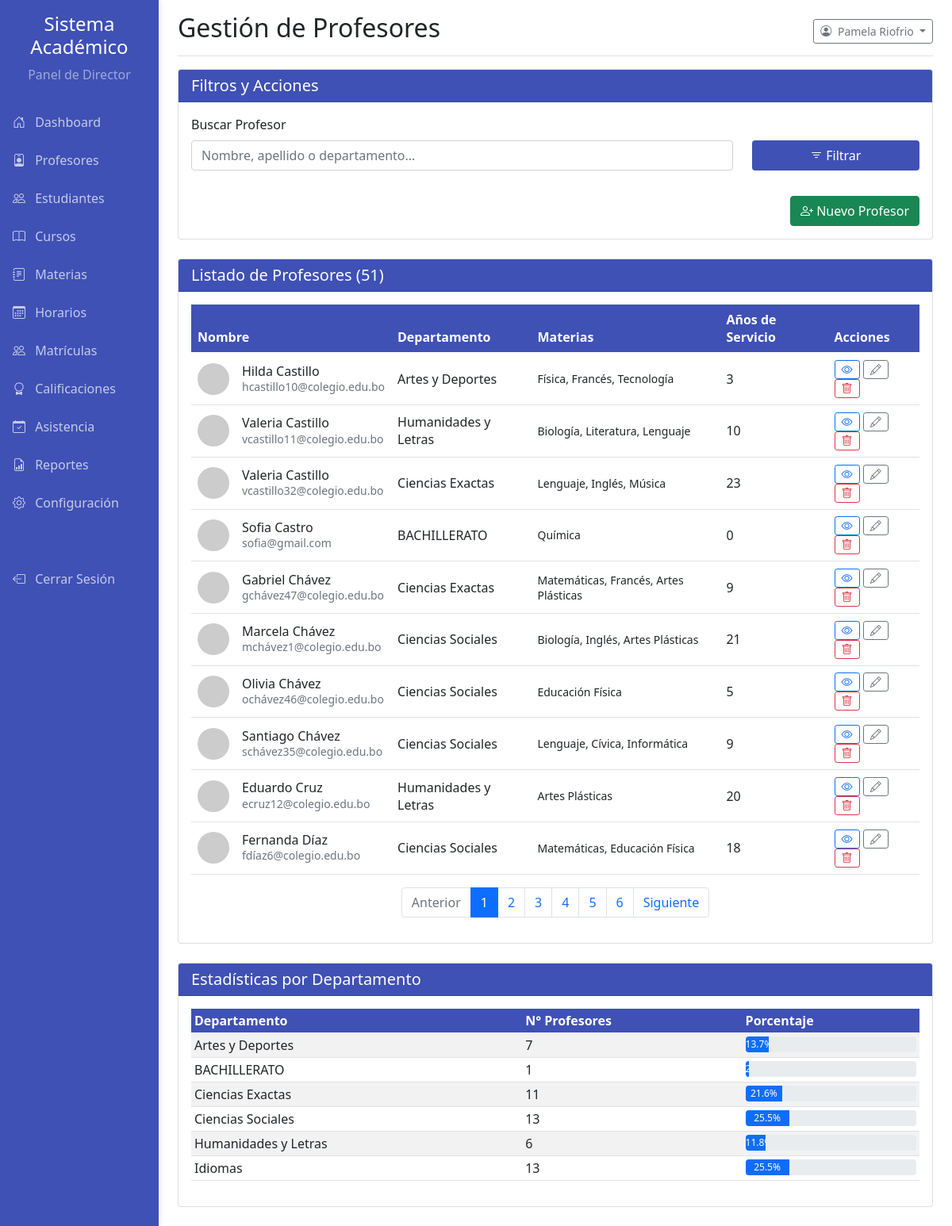
/pages/director_profesores.php (signed in), run on the app's committed database.
### tables this page shows
CREATE TABLE `usuarios` (
  `id` int(11) NOT NULL,
  `nombre` varchar(100) NOT NULL,
  `apellido` varchar(100) NOT NULL,
  `email` varchar(150) NOT NULL,
  `password` varchar(255) NOT NULL,
  `mfa_code` varchar(10) DEFAULT NULL,
  `mfa_expiry` datetime DEFAULT NULL,
  `email_verification_token` varchar(255) DEFAULT NULL,
  `email_verified_at` datetime DEFAULT NULL,
  `role_id` int(11) NOT NULL,
  `fecha_creacion` datetime NOT NULL DEFAULT current_timestamp()
);

CREATE TABLE `profesores` (
  `id` int(11) NOT NULL,
  `usuario_id` int(11) NOT NULL,
  `cedula` varchar(20) NOT NULL,
  `fecha_nacimiento` date NOT NULL,
  `departamento` varchar(100) NOT NULL,
  `cargo` varchar(100) NOT NULL,
  `fecha_inicio` date NOT NULL,
  `tipo_contrato` varchar(50) NOT NULL,
  `codigo_empleado` varchar(50) DEFAULT NULL,
  `titulo_academico` varchar(150) DEFAULT NULL,
  `universidad` varchar(150) DEFAULT NULL,
  `especializacion` varchar(150) DEFAULT NULL,
  `anio_graduacion` year(4) DEFAULT NULL,
  `otros_titulos` text DEFAULT NULL,
  `direccion` varchar(255) NOT NULL,
  `formacion_academica` text NOT NULL,
  `foto_perfil` varchar(255) DEFAULT NULL,
  `enviar_credenciales` tinyint(1) NOT NULL DEFAULT 1,
  `especialidad` varchar(100) DEFAULT NULL,
  `telefono` varchar(20) DEFAULT NULL
);

### pages/director_profesores.php (the view, shortened to what this page needs)
<?php
require_once '../config.php';
$stmt_director = $mysqli->prepare("SELECT nombre, apellido FROM usuarios WHERE id = ?");
$stmt_director->bind_param('i', $_SESSION['user_id']);
$stmt_director->execute();
$stmt_director->bind_result($nombre, $apellido);
$filtro_busqueda = isset($_GET['search']) ? trim($_GET['search']) : '';
$where_sql = '';
$params = [];
$param_types = '';
$registros_por_pagina = 10;
$pagina_actual = isset($_GET['page']) ? (int)$_GET['page'] : 1;
$offset = ($pagina_actual - 1) * $registros_por_pagina;
$sql_total = "SELECT COUNT(p.id) FROM profesores p JOIN usuarios u ON p.usuario_id = u.id" . $where_sql;
$stmt_total = $mysqli->prepare($sql_total);
$stmt_total->execute();
$total_profesores = $stmt_total->get_result()->fetch_row()[0];
$total_paginas = ceil($total_profesores / $registros_por_pagina);
$profesores = [];
$sql_profesores = "
    SELECT
        p.id AS profesor_id, p.codigo_empleado, p.departamento, p.fecha_inicio, p.foto_perfil,
        u.nombre, u.apellido, u.email
    FROM profesores p
    JOIN usuarios u ON p.usuario_id = u.id
    $where_sql
    ORDER BY u.apellido, u.nombre
    LIMIT ? OFFSET ?
";
$stmt_profesores = $mysqli->prepare($sql_profesores);
$params_paginacion = $params;
$params_paginacion[] = $registros_por_pagina;
$params_paginacion[] = $offset;
$param_types_paginacion = $param_types . 'ii';
if (!empty($params)) {
    $stmt_profesores->bind_param($param_types_paginacion, ...$params_paginacion);
} else {
    $stmt_profesores->bind_param('ii', $registros_por_pagina, $offset);
}
$stmt_profesores->execute();
$result_profesores = $stmt_profesores->get_result();
while ($profesor = $result_profesores->fetch_assoc()) {
    $materias_profesor = [];
    $stmt_materias_profesor = $mysqli->prepare("
        SELECT m.nombre FROM materias m
        JOIN profesor_materias pm ON m.id = pm.materia_id
        WHERE pm.profesor_id = ?
    ");
    $stmt_materias_profesor->bind_param('i', $profesor['profesor_id']);
    $stmt_materias_profesor->execute();
    $result_materias_profesor = $stmt_materias_profesor->get_result();
    while ($materia = $result_materias_profesor->fetch_assoc()) {
        $materias_profesor[] = $materia['nombre'];
    }
    $profesor['materias_asignadas'] = implode(', ', $materias_profesor);
    $profesores[] = $profesor;
}
$distribucion_departamentos = [];
$total_general_profesores = $mysqli->query("SELECT COUNT(id) FROM profesores")->fetch_row()[0];
$result_dist_dept = $mysqli->query("SELECT departamento, COUNT(id) as total FROM profesores GROUP BY departamento");
while ($row = $result_dist_dept->fetch_assoc()) {
    $distribucion_departamentos[] = [
        'nombre' => $row['departamento'],
        'total' => $row['total'],
        'porcentaje' => ($total_general_profesores > 0) ? round(($row['total'] / $total_general_profesores) * 100, 1) : 0
    ];
}
include __DIR__ . '/side_bar_director.php';
?>
<!DOCTYPE html>
<html lang="es">
<head>
    <link href="../css/bootstrap.min.css" rel="stylesheet">
    <link href="../css/academic.css" rel="stylesheet" type="text/css">
    <link rel="stylesheet" href="https://cdn.jsdelivr.net/npm/bootstrap-icons@1.8.1/font/bootstrap-icons.css">
</head>
<body>
    <div class="container-fluid">
        <div class="row">
            <div class="col-md-9 ms-sm-auto col-lg-10 px-md-4">
                <div class="d-flex justify-content-between flex-wrap flex-md-nowrap align-items-center pt-3 pb-2 mb-3 border-bottom">
                    <h1 class="h2">Gestión de Profesores</h1>
                    <div class="btn-toolbar mb-2 mb-md-0">
                        <div class="dropdown">
                            <button class="btn btn-sm btn-outline-secondary dropdown-toggle" type="button" id="dropdownMenuButton" data-bs-toggle="dropdown" aria-expanded="false">
                                <i class="bi bi-person-circle me-1"></i>
                                <?php echo htmlspecialchars($nombre . ' ' . $apellido, ENT_QUOTES, 'UTF-8'); ?>
                            </button>
                        </div>
                    </div>
                </div>
                <div class="card mb-4">
                    <div class="card-header card-header-academic"><h5 class="mb-0 text-white">Filtros y Acciones</h5></div>
                    <div class="card-body">
                        <form method="GET" action="">
                            <div class="row align-items-end">
                                <div class="col-md-9 mb-3">
                                    <label for="search" class="form-label">Buscar Profesor</label>
                                    <input type="text" class="form-control" name="search" id="search" value="<?php echo htmlspecialchars($filtro_busqueda); ?>" placeholder="Nombre, apellido o departamento...">
                                </div>
                                <div class="col-md-3 mb-3">
                                    <button type="submit" class="btn btn-academic w-100"><i class="bi bi-filter"></i> Filtrar</button>
                                </div>
                            </div>
                        </form>
                        <div class="text-end mt-2">
                            <button class="btn btn-success" data-bs-toggle="modal" data-bs-target="#newProfessorModal">
                                <i class="bi bi-person-plus"></i> Nuevo Profesor
                            </button>
                        </div>
                    </div>
                </div>
                <div class="card mb-4">
                    <div class="card-header card-header-academic">
                        <h5 class="mb-0 text-white">Listado de Profesores (<?php echo $total_profesores; ?>)</h5>
                    </div>
                    <div class="card-body">
                        <div class="table-responsive">
                            <table class="table table-hover align-middle">
                                <thead class="table-academic">
                                    <tr>
                                        <th>Nombre</th>
                                        <th>Departamento</th>
                                        <th>Materias</th>
                                        <th>Años de Servicio</th>
                                        <th>Acciones</th>
                                    </tr>
                                </thead>
                                <tbody>
                                    <?php if (empty($profesores)): ?>
                                        <tr><td colspan="5" class="text-center">No se encontraron profesores.</td></tr>
                                    <?php else: ?>
                                        <?php foreach ($profesores as $profesor): ?>
                                        <tr>
                                            <td>
                                                <div class="d-flex align-items-center">
                                                    <?php
                                                    $foto_path = 'https://via.placeholder.com/40';
                                                    if (!empty($profesor['foto_perfil'])) {
                                                        if (strpos($profesor['foto_perfil'], 'http') === 0) {
                                                            $foto_path = $profesor['foto_perfil'];
                                                        } else {
                                                            $foto_path = '../uploads/profiles/' . $profesor['foto_perfil'];
                                                        }
                                                    }
                                                    ?>
                                                    <img src="<?php echo htmlspecialchars($foto_path); ?>" class="rounded-circle me-3" alt="Foto" style="width: 40px; height: 40px; object-fit: cover;">
                                                    <div>
                                                        <h6 class="mb-0"><?php echo htmlspecialchars($profesor['nombre'] . ' ' . $profesor['apellido']); ?></h6>
                                                        <small class="text-muted"><?php echo htmlspecialchars($profesor['email']); ?></small>
                                                    </div>
                                                </div>
                                            </td>
                                            <td><?php echo htmlspecialchars($profesor['departamento']); ?></td>
                                            <td><small><?php echo htmlspecialchars($profesor['materias_asignadas'] ?: 'Ninguna asignada'); ?></small></td>
                                            <td>
                                                <?php
                                                $fecha_inicio = new DateTime($profesor['fecha_inicio']);
                                                $hoy = new DateTime();
                                                echo $hoy->diff($fecha_inicio)->y;
                                                ?>
                                            </td>
                                            <td>
                                                <button class="btn btn-sm btn-outline-primary" title="Ver Perfil"><i class="bi bi-eye"></i></button>
                                                <button class="btn btn-sm btn-outline-secondary" title="Editar"><i class="bi bi-pencil"></i></button>
                                                <button class="btn btn-sm btn-outline-danger" title="Eliminar"><i class="bi bi-trash"></i></button>
                                            </td>
                                        </tr>
                                        <?php endforeach; ?>
                                    <?php endif; ?>
                                </tbody>
                            </table>
                        </div>
                        <nav aria-label="Page navigation">
                            <ul class="pagination justify-content-center">
                                <?php $query_params = !empty($filtro_busqueda) ? ['search' => $filtro_busqueda] : []; ?>
                                <li class="page-item <?php if ($pagina_actual <= 1) echo 'disabled'; ?>">
                                    <a class="page-link" href="?page=<?php echo $pagina_actual - 1; ?>&<?php echo http_build_query($query_params); ?>">Anterior</a>
                                </li>
                                <?php for ($i = 1; $i <= $total_paginas; $i++): ?>
                                <li class="page-item <?php if ($pagina_actual == $i) echo 'active'; ?>">
                                    <a class="page-link" href="?page=<?php echo $i; ?>&<?php echo http_build_query($query_params); ?>"><?php echo $i; ?></a>
                                </li>
                                <?php endfor; ?>
                                <li class="page-item <?php if ($pagina_actual >= $total_paginas) echo 'disabled'; ?>">
                                    <a class="page-link" href="?page=<?php echo $pagina_actual + 1; ?>&<?php echo http_build_query($query_params); ?>">Siguiente</a>
                                </li>
                            </ul>
                        </nav>
                    </div>
                </div>
                <div class="card mb-4">
                    <div class="card-header card-header-academic"><h5 class="mb-0 text-white">Estadísticas por Departamento</h5></div>
                    <div class="card-body">
                        <div class="table-responsive">
                            <table class="table table-sm table-striped">
                                <thead class="table-academic">
                                    <tr>
                                        <th>Departamento</th>
                                        <th>N° Profesores</th>
                                        <th>Porcentaje</th>
                                    </tr>
                                </thead>
                                <tbody>
                                    <?php if (empty($distribucion_departamentos)): ?>
                                    <tr><td colspan="3" class="text-center">No hay datos para mostrar.</td></tr>
                                    <?php else: ?>
                                    <?php foreach ($distribucion_departamentos as $depto): ?>
                                    <tr>
                                        <td><?php echo htmlspecialchars($depto['nombre']); ?></td>
                                        <td><?php echo $depto['total']; ?></td>
                                        <td>
                                            <div class="progress" style="height: 20px;">
                                                <div class="progress-bar" role="progressbar" style="width: <?php echo $depto['porcentaje']; ?>%;" aria-valuenow="<?php echo $depto['porcentaje']; ?>" aria-valuemin="0" aria-valuemax="100"><?php echo $depto['porcentaje']; ?>%</div>
                                            </div>
                                        </td>
                                    </tr>
                                    <?php endforeach; ?>
                                    <?php endif; ?>
                                </tbody>
                            </table>
                        </div>
                    </div>
                </div>
            </div>
        </div>
    </div>
</body>
</html>

### data on the page
usuarios: nombre+apellido "Pamela Riofrio"
profesores: usuario.apellido "Hilda Castillo", usuario.email "hcastillo10@colegio.edu.bo", departamento "Artes y Deportes", materias_asignadas "Física, Francés, Tecnología", fecha_inicio "3"
profesores: usuario.apellido "Valeria Castillo", usuario.email "vcastillo11@colegio.edu.bo", departamento "Humanidades y Letras", materias_asignadas "Biología, Literatura, Lenguaje", fecha_inicio "10"
profesores: usuario.apellido "Valeria Castillo", usuario.email "vcastillo32@colegio.edu.bo", departamento "Ciencias Exactas", materias_asignadas "Lenguaje, Inglés, Música", fecha_inicio "23"
profesores: usuario.apellido "Sofia Castro", usuario.email "sofia@gmail.com", departamento "BACHILLERATO", materias_asignadas "Química", fecha_inicio "0"
profesores: usuario.apellido "Gabriel Chávez", usuario.email "gchávez47@colegio.edu.bo", departamento "Ciencias Exactas", materias_asignadas "Matemáticas, Francés, Artes Plásticas", fecha_inicio "9"
profesores: usuario.apellido "Marcela Chávez", usuario.email "mchávez1@colegio.edu.bo", departamento "Ciencias Sociales", materias_asignadas "Biología, Inglés, Artes Plásticas", fecha_inicio "21"
profesores: usuario.apellido "Olivia Chávez", usuario.email "ochávez46@colegio.edu.bo", departamento "Ciencias Sociales", materias_asignadas "Educación Física", fecha_inicio "5"
profesores: usuario.apellido "Santiago Chávez", usuario.email "schávez35@colegio.edu.bo", departamento "Ciencias Sociales", materias_asignadas "Lenguaje, Cívica, Informática", fecha_inicio "9"
profesores: usuario.apellido "Eduardo Cruz", usuario.email "ecruz12@colegio.edu.bo", departamento "Humanidades y Letras", materias_asignadas "Artes Plásticas", fecha_inicio "20"
profesores: usuario.apellido "Fernanda Díaz", usuario.email "fdíaz6@colegio.edu.bo", departamento "Ciencias Sociales", materias_asignadas "Matemáticas, Educación Física", fecha_inicio "18"

### other printed values
$total_profesores "51"
$depto['nombre'] "Artes y Deportes"
$depto['total'] "7"
$depto['porcentaje'] "13.7"
$depto['nombre'] "BACHILLERATO"
$depto['total'] "1"
$depto['nombre'] "Ciencias Exactas"
$depto['total'] "11"
$depto['porcentaje'] "21.6"
$depto['nombre'] "Ciencias Sociales"
$depto['total'] "13"
$depto['porcentaje'] "25.5"
$depto['nombre'] "Humanidades y Letras"
$depto['total'] "6"
$depto['porcentaje'] "11.8"
